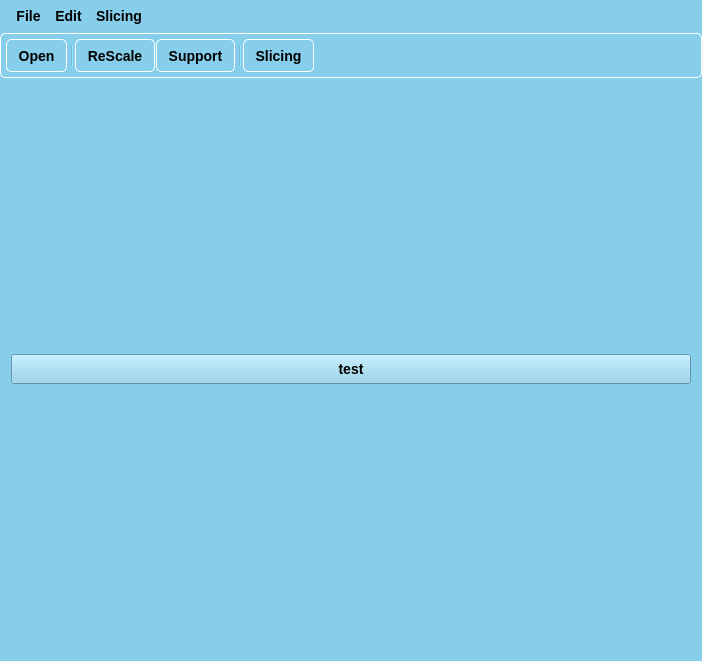
<?xml version="1.0" encoding="UTF-8"?>
<ui version="4.0">
 <class>MainWindow</class>
 <widget class="QMainWindow" name="MainWindow">
  <property name="geometry">
   <rect>
    <x>0</x>
    <y>0</y>
    <width>702</width>
    <height>661</height>
   </rect>
  </property>
  <property name="windowTitle">
   <string notr="true">MainWindow</string>
  </property>
  <property name="autoFillBackground">
   <bool>false</bool>
  </property>
  <property name="styleSheet">
   <string notr="true">background-color: skyblue;

font : bold 14px;
min-width : 0.5em;
padding : 6px;
</string>
  </property>
  <property name="animated">
   <bool>true</bool>
  </property>
  <widget class="QWidget" name="centralWidget">
   <layout class="QVBoxLayout" name="verticalLayout_2">
    <item>
     <widget class="QPushButton" name="pushButton">
      <property name="text">
       <string>test</string>
      </property>
     </widget>
    </item>
   </layout>
  </widget>
  <widget class="QToolBar" name="mainToolBar">
   <property name="sizePolicy">
    <sizepolicy hsizetype="Preferred" vsizetype="Expanding">
     <horstretch>0</horstretch>
     <verstretch>0</verstretch>
    </sizepolicy>
   </property>
   <property name="styleSheet">
    <string notr="true">background-color : skyblue;
border-style : outset;
border-width : 0.5px;
border-radius : 5px;
border-color : white;
font : bold 14px;
min-width : 0.5em;
padding : 6px;
</string>
   </property>
   <property name="movable">
    <bool>false</bool>
   </property>
   <property name="allowedAreas">
    <set>Qt::LeftToolBarArea|Qt::RightToolBarArea|Qt::TopToolBarArea</set>
   </property>
   <property name="iconSize">
    <size>
     <width>44</width>
     <height>44</height>
    </size>
   </property>
   <property name="floatable">
    <bool>true</bool>
   </property>
   <attribute name="toolBarArea">
    <enum>TopToolBarArea</enum>
   </attribute>
   <attribute name="toolBarBreak">
    <bool>false</bool>
   </attribute>
   <addaction name="actionOpen_stl_file"/>
   <addaction name="separator"/>
   <addaction name="actionReScale"/>
   <addaction name="actionCreate_Support"/>
   <addaction name="separator"/>
   <addaction name="actionSliecing"/>
  </widget>
  <widget class="QMenuBar" name="menuBar">
   <property name="geometry">
    <rect>
     <x>0</x>
     <y>0</y>
     <width>702</width>
     <height>37</height>
    </rect>
   </property>
   <property name="sizePolicy">
    <sizepolicy hsizetype="MinimumExpanding" vsizetype="Expanding">
     <horstretch>0</horstretch>
     <verstretch>0</verstretch>
    </sizepolicy>
   </property>
   <property name="styleSheet">
    <string notr="true">background-color : skyblue;
border-width : 2px;
border-color : white;
font : bold 14px;
min-width : 0.5em;
padding : 6px;
</string>
   </property>
   <widget class="QMenu" name="menuFile">
    <property name="title">
     <string>File</string>
    </property>
    <addaction name="actionOpen_stl_file"/>
   </widget>
   <widget class="QMenu" name="menuEdit">
    <property name="title">
     <string>Edit</string>
    </property>
    <addaction name="actionReScale"/>
    <addaction name="actionCreate_Support"/>
   </widget>
   <widget class="QMenu" name="menuSlicing">
    <property name="title">
     <string>Slicing</string>
    </property>
    <addaction name="actionSliecing"/>
   </widget>
   <addaction name="menuFile"/>
   <addaction name="menuEdit"/>
   <addaction name="menuSlicing"/>
  </widget>
  <action name="actionOpen_stl_file">
   <property name="checkable">
    <bool>false</bool>
   </property>
   <property name="text">
    <string>Open STL</string>
   </property>
   <property name="iconText">
    <string>Open</string>
   </property>
   <property name="statusTip">
    <string/>
   </property>
  </action>
  <action name="actionCreate_Support">
   <property name="text">
    <string>Create Support</string>
   </property>
   <property name="iconText">
    <string>Support</string>
   </property>
  </action>
  <action name="actionReScale">
   <property name="text">
    <string>ReScale</string>
   </property>
  </action>
  <action name="actionSliecing">
   <property name="text">
    <string>Slicing</string>
   </property>
  </action>
 </widget>
 <layoutdefault spacing="6" margin="11"/>
 <resources/>
 <connections/>
</ui>
